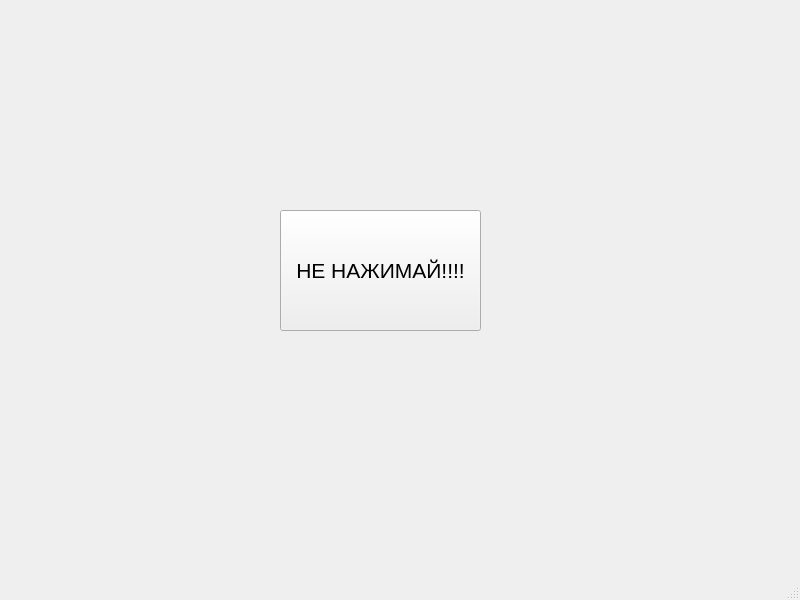
<?xml version="1.0" encoding="UTF-8"?>
<ui version="4.0">
 <class>MainWindow</class>
 <widget class="QMainWindow" name="MainWindow">
  <property name="geometry">
   <rect>
    <x>0</x>
    <y>0</y>
    <width>800</width>
    <height>600</height>
   </rect>
  </property>
  <property name="windowTitle">
   <string>MainWindow</string>
  </property>
  <widget class="QWidget" name="centralwidget">
   <widget class="QPushButton" name="pushButton">
    <property name="geometry">
     <rect>
      <x>280</x>
      <y>210</y>
      <width>201</width>
      <height>121</height>
     </rect>
    </property>
    <property name="font">
     <font>
      <pointsize>16</pointsize>
     </font>
    </property>
    <property name="text">
     <string>НЕ НАЖИМАЙ!!!!</string>
    </property>
   </widget>
  </widget>
  <widget class="QMenuBar" name="menubar">
   <property name="geometry">
    <rect>
     <x>0</x>
     <y>0</y>
     <width>800</width>
     <height>21</height>
    </rect>
   </property>
  </widget>
  <widget class="QStatusBar" name="statusbar"/>
 </widget>
 <resources/>
 <connections/>
</ui>
